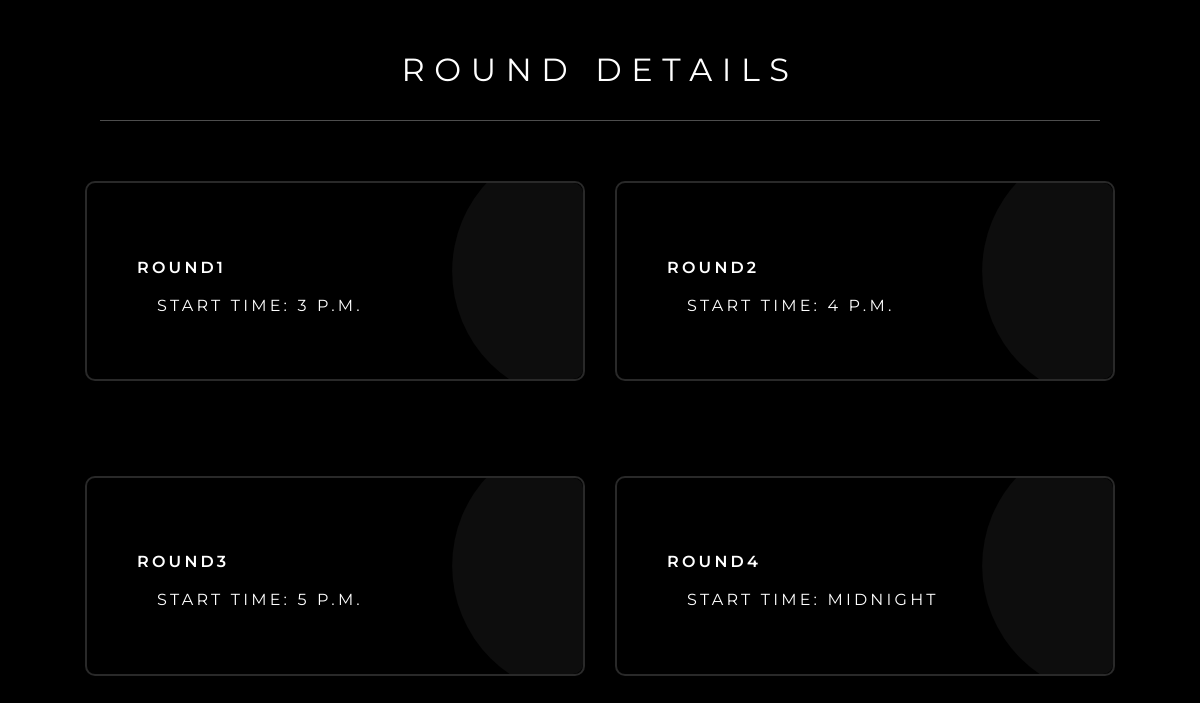
Page /rounds/ (signed in) on the committed database.
### models/models.py (models this page shows)
class Round(models.Model):
    id = models.CharField(max_length=256, default=uuid.uuid4, primary_key=True)
    contestId = models.ForeignKey("Contest", on_delete=models.CASCADE)
    roundNumber = models.PositiveSmallIntegerField()
    roundName = models.CharField(max_length=256)
    startTime = models.TimeField(null=True, blank=True)

### authentication/views.py (the view)
# urls.py: path('rounds/', round_screen, name="rounds"),
@login_required
def round_screen(request):
    if len(Contest.objects.all()) == 0:
        return HttpResponseRedirect(reverse_lazy('home'))
    contest = Contest.objects.all()[0]
    date = datetime(year=contest.date.year, month=contest.date.month, day=contest.date.day,
                    minute=contest.start_time.minute, hour=contest.start_time.hour)
    if len(PlayerTeam.objects.all().filter(player=request.user)) == 0 and datetime.now() > date:
        return render(request, template_name="started.html")
    if date > datetime.now():
        return render(request, "NotStarted.html")
    rounds = Round.objects.all().filter(contestId=contest.id)
    return render(request, "rounds.html", {"rounds": rounds})

### templates/rounds.html (shortened to what this page needs)
<!DOCTYPE html>
<html lang="en">
<head>
    <link
            rel="stylesheet"
            href="https://maxcdn.bootstrapcdn.com/font-awesome/4.5.0/css/font-awesome.min.css"
    />
</head>
<body>
<section>
    <main>
        <header>
            <h1>Round Details</h1>
            <hr>
        </header>
        <div class="container">
            {% for round in rounds %}
                <div class="card">
                    <p class="title">{{ round.roundName }}<br><br><span>Start Time: {{ round.startTime }}</span>
                    </p>
                    <div class="circle"></div>
                </div>
            {% endfor %}
        </div>
    </main>
</section>
</body>
</html>

### templates/rounds.html (style rules this page uses)
* { margin: 0; padding: 0%; box-sizing: border-box; font-family: "Montserrat", sans-serif; }
body { background-color: #000; overflow: scroll; }
section { width: 100%; height: 100%; }
main { width: 100%; height: 90vh; display: flex; flex-direction: column; align-items: center; margin-top: 50px; }
header h1 { color: #fff; text-transform: uppercase; font-size: 2em; letter-spacing: 0.3em; font-weight: 400; margin-bottom: 30px; text-align: center; }
hr { border: 0; height: 0; border-top: 1px solid rgba(0, 0, 0, 0.1); border-bottom: 1px solid rgba(255, 255, 255, 0.3); margin-bottom: 30px; width: 1000px; }
.container { width: auto; height: 100%; display: grid; grid-template-columns: auto auto; grid-gap: 30px; padding: 30px; }
.card { width: 100%; max-width: 500px; min-width: 500px; max-height: 200px; background-color: black; border-radius: 10px; box-shadow: 0px 2px 10px rgba(0, 0, 0, 0.24); border: 2px solid rgba(107, 107, 107, 0.384); font-size: 16px; position: relative; display: flex; flex-direction: column; justify-content: center; transition: all 0.3s ease; padding: 30px 30px; }
.circle { position: absolute; width: 100%; height: 100%; right: 0; top: 0; border-radius: 10px; clip-path: circle(34.7% at 100% 45%); background: rgba(128, 128, 128, 0.1); }
.card .title { width: 100%; margin: 0 20px; text-align: left; margin-top: 30px; color: white; font-weight: 600; letter-spacing: 0.2em; text-transform: uppercase; }
.card .title span { margin: 0 20px; font-weight: 400; }

### rows in the picture
Round: roundName "ROUND1", startTime "3 P.M."
Round: roundName "ROUND2", startTime "4 P.M."
Round: roundName "ROUND3", startTime "5 P.M."
Round: roundName "ROUND4", startTime "MIDNIGHT"
